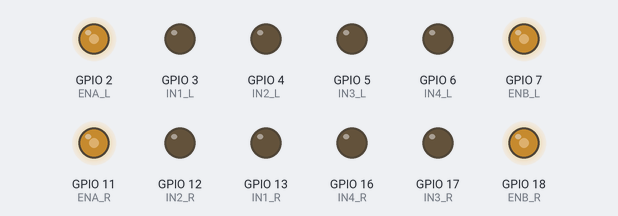
This program was run on a simulated ESP32 board running MicroPython. Shown: output pins drawn as LEDs (lit = HIGH). What the program prints to the serial console is not drawn. At 38.0 s the program stops and its outputs stay as they are.

Above: at 0.1 s.
At 4.1 s:
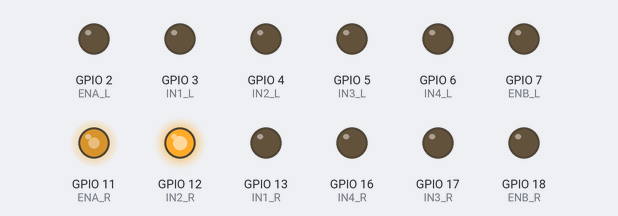
At 10.1 s:
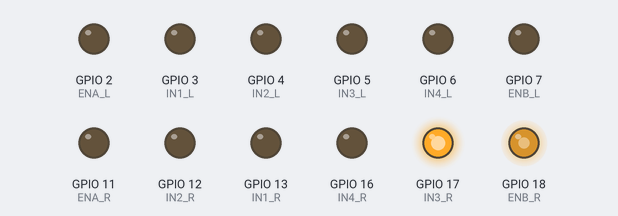
At 20.1 s:
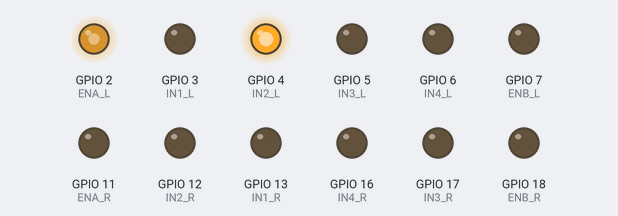
At 29.1 s:
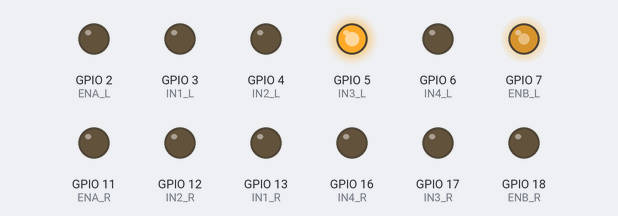
At 38.1 s:
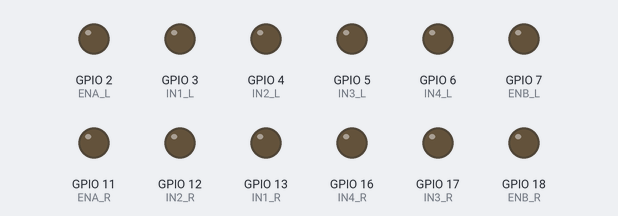
Timing chart, 0 to 39.5 s (numbered marks = the images above):
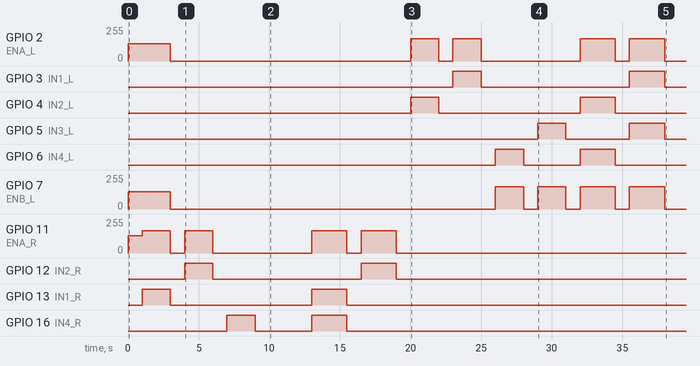

Measured:
- by itself, GPIO 3 (IN1_L): LOW → HIGH at 23.0 s, → LOW 2.0 s later, → HIGH 10.5 s later, → LOW 2.5 s later
- by itself, GPIO 4 (IN2_L): LOW → HIGH at 20.0 s, → LOW 2.0 s later, → HIGH 10.0 s later, → LOW 2.5 s later
- by itself, GPIO 5 (IN3_L): LOW → HIGH at 29.0 s, → LOW 2.0 s later, → HIGH 4.5 s later, → LOW 2.5 s later
- by itself, GPIO 6 (IN4_L): LOW → HIGH at 26.0 s, → LOW 2.0 s later, → HIGH 4.0 s later, → LOW 2.5 s later
- by itself, GPIO 12 (IN2_R): LOW → HIGH at 4.0 s, → LOW 2.0 s later, → HIGH 10.5 s later, → LOW 2.5 s later
- by itself, GPIO 13 (IN1_R): LOW → HIGH at 1.0 s, → LOW 2.0 s later, → HIGH 10.0 s later, → LOW 2.5 s later
- by itself, GPIO 16 (IN4_R): LOW → HIGH at 7.0 s, → LOW 2.0 s later, → HIGH 4.0 s later, → LOW 2.5 s later
- by itself, GPIO 17 (IN3_R): LOW → HIGH at 10.0 s, → LOW 2.0 s later, → HIGH 4.5 s later, → LOW 2.5 s later

The program:

new.py
```python
from machine import Pin, PWM
import time

# --- [تعديل برمي] إعدادات دبابيس المشغل الأيمن (Right Driver) ---
# تم تبديل التسميات برمجياً لتطابق توصيل أسلاكك الواقعي
ENA_R = PWM(Pin(11)) # أصبح يتحكم بالمحرك الأمامي الأيمن برمجياً (ENB في الواقع)
IN1_R = Pin(13, Pin.OUT) # (IN3 في الواقع)
IN2_R = Pin(12, Pin.OUT) # (IN4 في الواقع)

IN3_R = Pin(17, Pin.OUT) # أصبح يتحكم بالمحرك الخلفي الأيمن برمجياً (IN1 في الواقع)
IN4_R = Pin(16, Pin.OUT) # (IN2 في الواقع)
ENB_R = PWM(Pin(18)) # (ENA في الواقع)

# --- إعدادات دبابيس المشغل الأيسر (Left Driver) ---
ENA_L = PWM(Pin(2))
IN1_L = Pin(3, Pin.OUT)
IN2_L = Pin(4, Pin.OUT)

IN3_L = Pin(5, Pin.OUT)
IN4_L = Pin(6, Pin.OUT)
ENB_L = PWM(Pin(7))

# ضبط تردد الـ PWM لجميع المشغلات الأربعة (1000 هرتز)
for pwm in [ENA_R, ENB_R, ENA_L, ENB_L]:
    pwm.freq(1000)

def set_speed(pwm, speed_percentage):
    pwm.duty_u16(int((speed_percentage / 100) * 65535))

def stop_all():
    IN1_R.value(0); IN2_R.value(0); IN3_R.value(0); IN4_R.value(0)
    IN1_L.value(0); IN2_L.value(0); IN3_L.value(0); IN4_L.value(0)
    set_speed(ENA_R, 0); set_speed(ENB_R, 0)
    set_speed(ENA_L, 0); set_speed(ENB_L, 0)
    print("إيقاف...")

TEST_SPEED = 65

try:
    print("=== بدء الفحص المتسلسل المعدل برمجياً لـ ARES ===")
    time.sleep(1)

    # ١- المحرك الامامي الايمن للامام
    print("1- المحرك الأمامي الأيمن -> للأمام")
    set_speed(ENA_R, TEST_SPEED)
    IN1_R.value(1); IN2_R.value(0)
    time.sleep(2); stop_all(); time.sleep(1)

    # ٢- المحرك الأمامي الأيمن للخلف
    print("2- المحرك الأمامي الأيمن -> للخلف")
    set_speed(ENA_R, TEST_SPEED)
    IN1_R.value(0); IN2_R.value(1)
    time.sleep(2); stop_all(); time.sleep(1)

    # ٣ - المحرك الخلفي الايمن للامام
    print("3- المحرك الخلفي الأيمن -> للأمام")
    set_speed(ENB_R, TEST_SPEED)
    IN3_R.value(0); IN4_R.value(1)
    time.sleep(2); stop_all(); time.sleep(1)

    # ٤ - المحرك الخلفي الأيمن للخلف
    print("4- المحرك الخلفي الأيمن -> للخلف")
    set_speed(ENB_R, TEST_SPEED)
    IN3_R.value(1); IN4_R.value(0)
    time.sleep(2); stop_all(); time.sleep(1)

    # ٥- محركي الايمن للامام
    print("5- الجانب الأيمن بالكامل -> للأمام")
    set_speed(ENA_R, TEST_SPEED)
    set_speed(ENB_R, TEST_SPEED)
    IN1_R.value(1); IN2_R.value(0)
    IN3_R.value(0); IN4_R.value(1)
    time.sleep(2.5); stop_all(); time.sleep(1)

    # ٦ - محركي الأيمن للخلف
    print("6- الجانب الأيمن بالكامل -> للخلف")
    set_speed(ENA_R, TEST_SPEED)
    set_speed(ENB_R, TEST_SPEED)
    IN1_R.value(0); IN2_R.value(1)
    IN3_R.value(1); IN4_R.value(0)
    time.sleep(2.5); stop_all(); time.sleep(1)

    # ٧- المحرك الامامي الايسر للامام ([تعديل برمي] تم عكس الـ values لتتحرك للأمام فعلياً)
    print("7- المحرك الأمامي الأيسر -> للأمام")
    set_speed(ENA_L, TEST_SPEED)
    IN1_L.value(0); IN2_L.value(1)
    time.sleep(2); stop_all(); time.sleep(1)

    # ٨- المحرك الأمامي الأيسر للخلف
    print("8- المحرك الأمامي الأيسر -> للخلف")
    set_speed(ENA_L, TEST_SPEED)
    IN1_L.value(1); IN2_L.value(0)
    time.sleep(2); stop_all(); time.sleep(1)

    # ٩ - المحرك الخلفي الايسر للامام ([تعديل برمي] تم عكس الـ values)
    print("9- المحرك الخلفي الأيسر -> للأمام")
    set_speed(ENB_L, TEST_SPEED)
    IN3_L.value(0); IN4_L.value(1)
    time.sleep(2); stop_all(); time.sleep(1)

    # ١٠ - المحرك الخلفي الأيسر للخلف
    print("10- المحرك الخلفي الأيسر -> للخلف")
    set_speed(ENB_L, TEST_SPEED)
    IN3_L.value(1); IN4_L.value(0)
    time.sleep(2); stop_all(); time.sleep(1)

    # ١١- محركي الايسر للامام
    print("11- الجانب الأيسر بالكامل -> للأمام")
    set_speed(ENA_L, TEST_SPEED)
    set_speed(ENB_L, TEST_SPEED)
    IN1_L.value(0); IN2_L.value(1)
    IN3_L.value(0); IN4_L.value(1)
    time.sleep(2.5); stop_all(); time.sleep(1)

    # ١٢ - محركي الأيسر للخلف
    print("12- الجانب الأيسر بالكامل -> للخلف")
    set_speed(ENA_L, TEST_SPEED)
    set_speed(ENB_L, TEST_SPEED)
    IN1_L.value(1); IN2_L.value(0)
    IN3_L.value(1); IN4_L.value(0)
    time.sleep(2.5); stop_all()

    print("\n=== انتهى فحص الحركة البرمجي بنجاح تام! ===")

except KeyboardInterrupt:
    stop_all()
```
